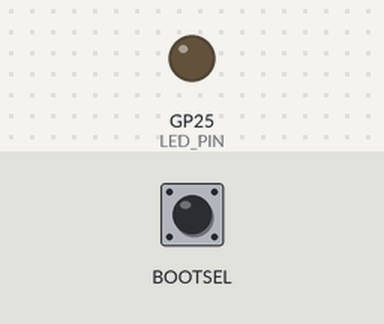
The sketch below on a simulated Raspberry Pi Pico. Parts: output pins drawn as LEDs (lit = HIGH). Inputs (shaded band) come from the test bench; at power-on: BOOTSEL HIGH.

Above: at 1.2 s.
1.3 s: BOOTSEL pulled LOW for 0.15 s
At 2.7 s:
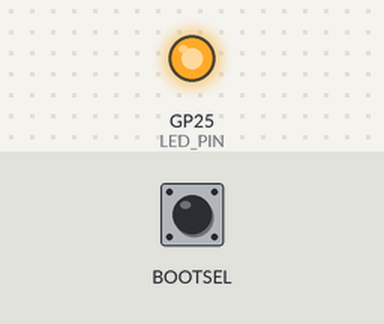
3.0 s: BOOTSEL pulled LOW for 1 s
At 3.8 s:
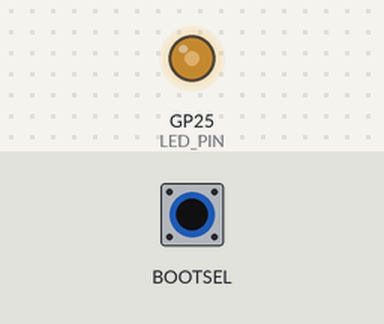
5.5 s: BOOTSEL pulled LOW for 3.2 s
At 9.9 s:
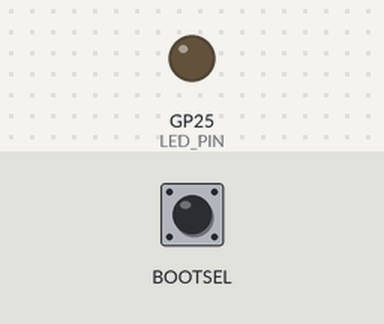
Timing chart, 0 to 11.4 s (numbered marks = the images above; inputs shaded):
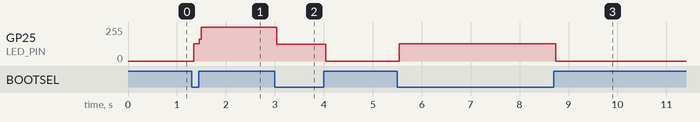

The sketch:

tutorial1_4_chatter.ino
```cpp
const int LED_PIN = LED_BUILTIN;
bool ledState = false;

void setup() {
  pinMode(LED_PIN, OUTPUT);
  digitalWrite(LED_PIN, LOW);
}

void loop() {
  if (BOOTSEL) {
    // トグル動作
    ledState = !ledState;
    digitalWrite(LED_PIN, ledState);
  }
}
```

Measured:
- after the input at 1.3 s, GP25 (LED_PIN): 0/255 → 130/255 at once, → 255/255 0.12 s later
- after the input at 3.0 s, GP25 (LED_PIN): 255/255 → 125/255 at once, → 0/255 1.0 s later
- after the input at 5.5 s, GP25 (LED_PIN): 0/255 → 130/255 at once, → 0/255 3.2 s later
